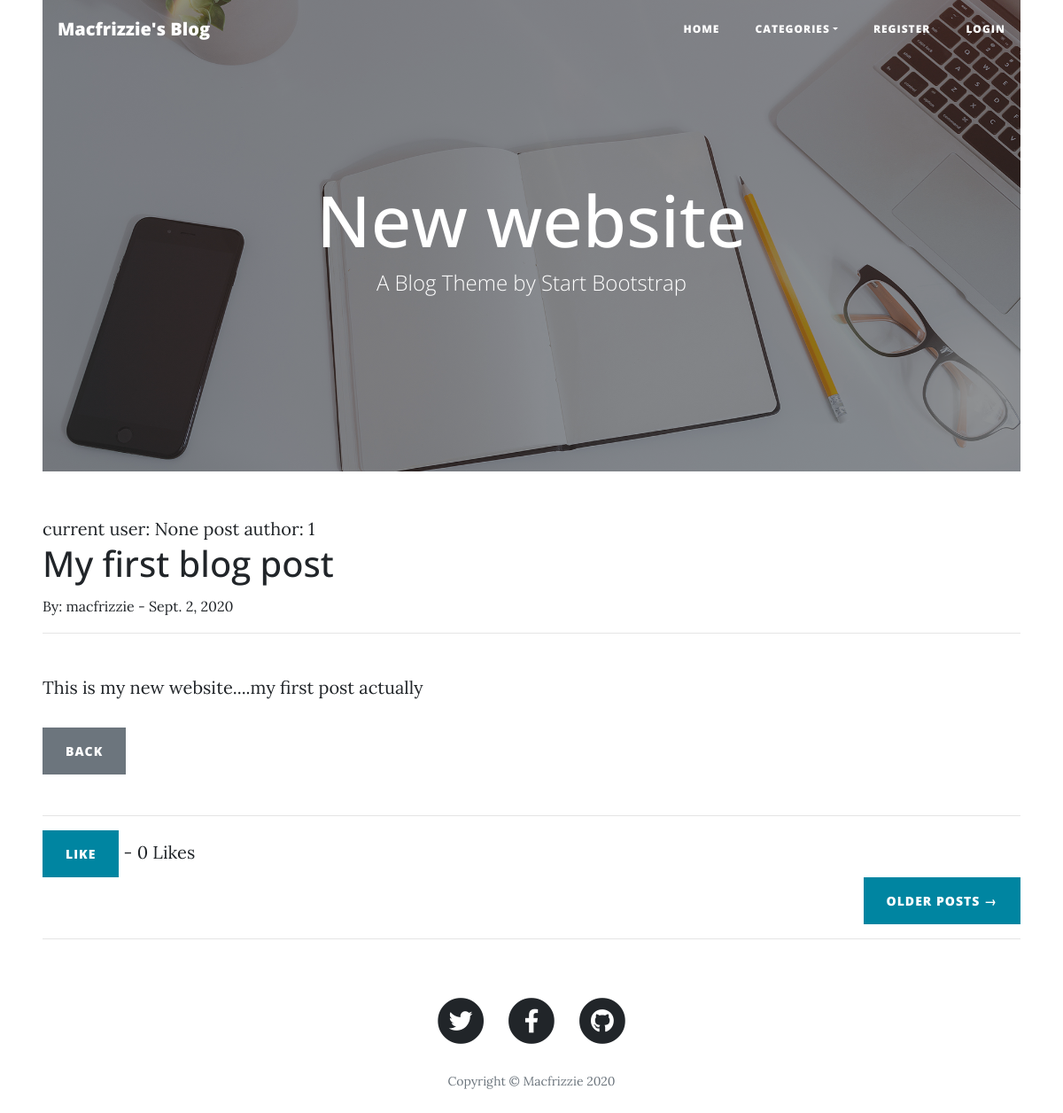
The app's page /article/1 with its own data.
### myblog/models.py (models this page shows, shortened)
class Post(models.Model):
  title = models.CharField(max_length=255)
  title_tag = models.CharField(max_length=255)
  author = models.ForeignKey(User, on_delete=models.CASCADE)
  body = models.TextField(default='hello')
  post_date = models.DateField(auto_now_add=True)
  category = models.CharField(max_length=255, default ='coding')
  likes = models.ManyToManyField(User, related_name='blog_posts')
  def total_likes(self):
    return self.likes.count()

### myblog/views.py (the view)
class ArticleDetailView(DetailView):
  model = Post
  template_name = 'article_details.html'
  def get_context_data(self, *args, **kwargs):
    cat_menu = Category.objects.all()
    context = super(ArticleDetailView, self).get_context_data(*args, ** kwargs)
    stuff = get_object_or_404(Post, id=self.kwargs['pk'])
    total_likes = stuff.total_likes()
    context["cat_menu"] = cat_menu
    context["total_likes"] = total_likes
    return context

### myblog/models.py (called while the page is built)
  def __str__(self):
    return self.name

### myblog/templates/article_details.html (shortened to what this page needs)
{% extends 'base.html' %}
{% block content %}
current user: {{ user.id }}
post author: {{ post.author.id }}
<h1>{{ post.title }} </h1>
<small>
  By: {{ post.author}} - {{ post.post_date }}
</small><br />
<hr />
<br />
{{ post.body|safe  }}
<br /><br />
<a href='{% url 'home' %}' class="btn btn-secondary">back</a>
<br />
<br />
<hr />
<form action="{% url 'like_post' post.pk %}" method="POST" accept-charset="utf-8">
   <button type="submit", name="post_id", value="{{post.id}}", class="btn btn-primary btn-small">Like</button> - {{ total_likes }} Likes
</form>
{% endblock %}

### static/css/clean-blog.css (style rules this page uses)
body { font-size: 20px; color: #212529; font-family: 'Lora', 'Times New Roman', serif; margin: auto 4%; }
h1, h2, h3, h4, h5, h6 { font-weight: 500; font-family: 'Open Sans', 'Helvetica Neue', Helvetica, Arial, sans-serif; }
a { color: #212529; transition: all 0.2s; }
.btn { font-size: 14px; font-weight: 800; padding: 15px 25px; letter-spacing: 1px; text-transform: uppercase; border-radius: 0; font-family: 'Open Sans', 'Helvetica Neue', Helvetica, Arial, sans-serif; }
.btn-primary { background-color: #0085A1; border-color: #0085A1; }

### records on screen
Post: author.id "1", title "My first blog post", author "macfrizzie", post_date "Sept. 2, 2020", body "This is my new website....my first post actually"

### other values on screen
{{ user.id }} "None"
{{ total_likes }} "0"
